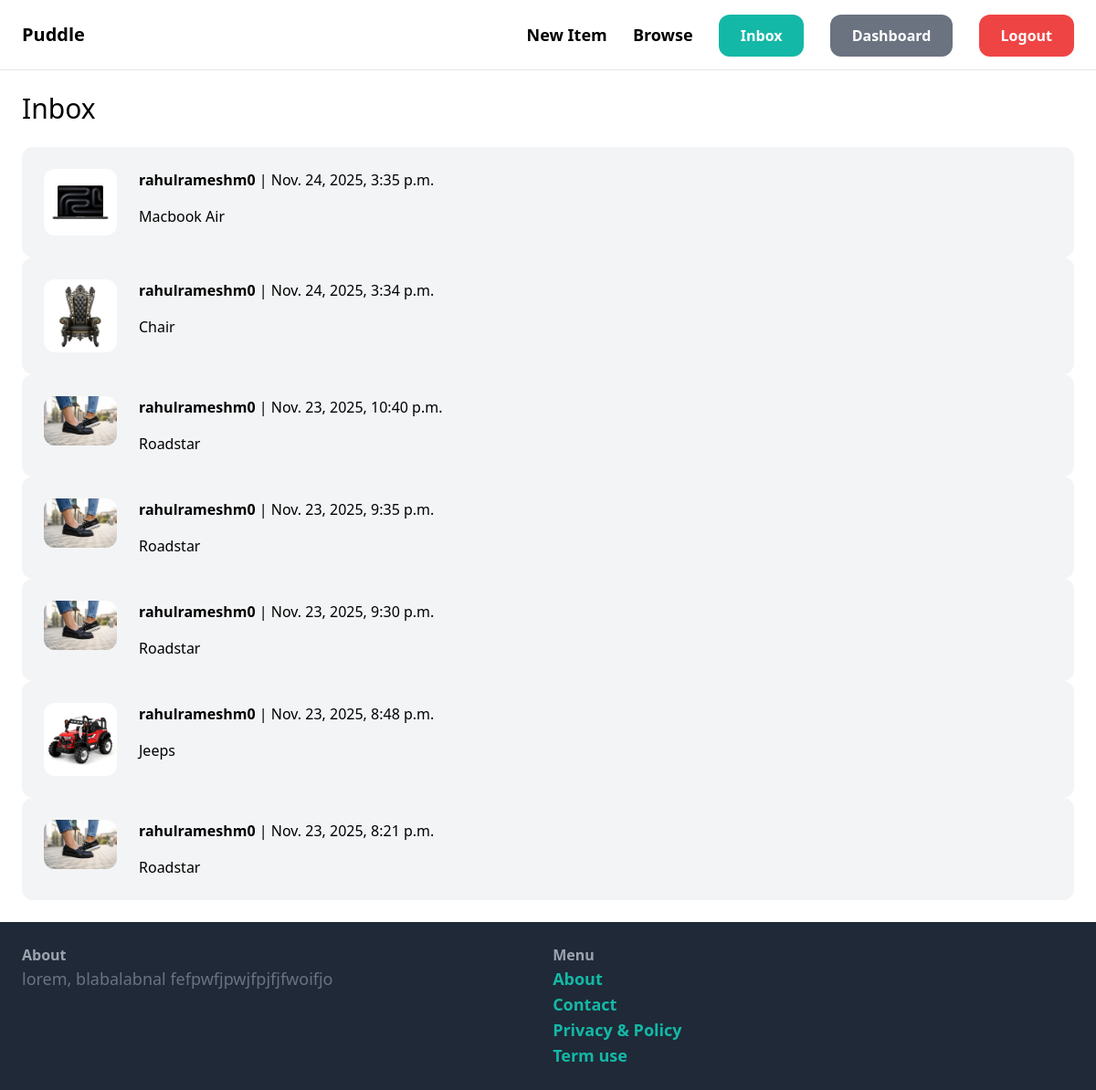
The page /inbox/ (signed in) on the database its author committed.
### conversation/models.py (models this page shows)
class Conversation(models.Model):
    item = models.ForeignKey(Item, related_name='conversations', on_delete=models.CASCADE)
    members = models.ManyToManyField(User, related_name='conversations')
    created_at = models.DateTimeField(auto_now_add=True)
    modified_at = models.DateTimeField(auto_now=True)
    class Meta:
        ordering = ('-modified_at',)

### item/models.py (models this page shows, shortened)
class Item(models.Model):
    category = models.ForeignKey(Category, related_name='items', on_delete=models.CASCADE)
    name = models.CharField(max_length=255)
    description = models.TextField(null=True, blank=True)
    price = models.FloatField()
    image = models.ImageField(upload_to='item_images', blank=True, null=True)
    is_sold = models.BooleanField(default=False)
    created_by = models.ForeignKey(User, related_name='items', on_delete=models.CASCADE)
    created_at = models.DateTimeField(auto_now_add=True)

### conversation/views.py (the view)
# urls.py: path('', views.inbox, name='inbox'),
@login_required
def inbox(request):
    conversations = Conversation.objects.filter(members__in=[request.user.id])
    return render(request, 'conversation/inbox.html', {
        'conversations': conversations
    })

### conversation/templates/conversation/inbox.html (shortened to what this page needs)
{% extends "core/base.html" %}
{% block content %}
  <h1 class="mb-6 text-3xl">Inbox</h1>
  <div class="space-y-6">
    {% for conversation in conversations %}
      <a href="{% url 'conversation:details' conversation.id %}">
        <div class="p-6 flex bg-gray-100 rounded-xl">
            <div class="pr-6">
                <img src="{{ conversation.item.image.url }}" class="w-20 rounded-xl" alt="">
            </div>
            <div>
                {% for member in conversation.members.all %}
                  {% if member != request.user %}
                    <p class="mb-4">
                      <strong>{{ member.username }}</strong> |
                      {{ conversation.modified_at }}
                    </p>
                    <p>{{ conversation.item.name }}</p>
                  {% endif %}
                {% endfor %}
            </div>
        </div>
      </a>
    {% empty %}
      <p>No conversations yet.</p>
    {% endfor %}
  </div>
{% endblock content %}

### templates/core/base.html (shortened to what this page needs)
<!DOCTYPE html>
<html lang="en">
<head>
    <script src="https://cdn.tailwindcss.com"></script>
</head>
<body>
    <nav class="py-6 px-6 flex justify-between item-center border-b border-gray-200">
        <a href="/" class="text-xl font-semibold">Puddle</a>
        <div class="space-x-6">
            <a href="{% url 'item:new' %}" class="text-lg font-semibold hover:text-gray-500">New Item</a>
            <a href="{% url 'item:items' %}" class="text-lg font-semibold hover:text-gray-500">Browse</a>
            {% if request.user.is_authenticated %}
            <a href="{% url 'conversation:inbox' %}" class="px-6 py-3 font-semibold bg-teal-500 text-white rounded-xl hover:bg-teal-700 ">Inbox</a>
            <a href="{% url 'dashboard:index' %}" class="px-6 py-3 font-semibold bg-gray-500 text-white rounded-xl hover:bg-gray-700 ">Dashboard</a>
            <a href="{% url 'core:logout' %}" class="px-6 py-3 font-semibold bg-red-500 text-white rounded-xl hover:bg-gray-700 ">Logout</a>
            {% else %}
                <a href="{% url 'core:signup' %}" class="px-6 py-3 font-semibold bg-teal-500 text-white rounded-xl hover:bg-teal-700 ">Sign up</a>
                <a href="{% url 'core:login' %}" class="px-6 py-3 font-semibold bg-gray-500 text-white rounded-xl hover:bg-gray-700 ">Log in</a>
            {% endif %}
        </div>
    </nav>
    <div class="px-6 py-6">
        {% block content %}
        {% endblock content %}
    </div>
    <footer class="py-6 px-6 flex justify-between bg-gray-800">
    <div class="w-2/3 pr-10">
        <h3 class="md-5 font-semibold text-gray-400">About</h3>
        <p class="text-lg text-gray-500">lorem, blabalabnal fefpwfjpwjfpjfjfwoifjo</p>
    </div>
    <div class="w-2/3">
        <h3 class="md-5 font-semibold text-gray-400">Menu</h3>
        <ul class="mb-h font-semibold text-gray-500">
            <li><a href="#" class="text-lg text-teal-500 hover:text-teal-700">About</a></li>
            <li><a href="{% url 'core:contact' %}" class="text-lg text-teal-500 hover:text-teal-700">Contact</a></li>
            <li><a href="#" class="text-lg text-teal-500 hover:text-teal-700">Privacy & Policy</a></li>
            <li><a href="#" class="text-lg text-teal-500 hover:text-teal-700">Term use</a></li>
        </ul>
    </div>
    </footer>
</body>
</html>

### rows shown on the page
Conversation: item.image (picture), modified_at "Nov. 24, 2025, 3:35 p.m.", item.name "Macbook Air"
Conversation: item.image (picture), modified_at "Nov. 24, 2025, 3:34 p.m.", item.name "Chair"
Conversation: item.image (picture), modified_at "Nov. 23, 2025, 10:40 p.m.", item.name "Roadstar"
Conversation: item.image (picture), modified_at "Nov. 23, 2025, 9:35 p.m.", item.name "Roadstar"
Conversation: item.image (picture), modified_at "Nov. 23, 2025, 9:30 p.m.", item.name "Roadstar"
Conversation: item.image (picture), modified_at "Nov. 23, 2025, 8:48 p.m.", item.name "Jeeps"
Conversation: item.image (picture), modified_at "Nov. 23, 2025, 8:21 p.m.", item.name "Roadstar"

### other values the page prints
{{ member.username }} "rahulrameshm0"
